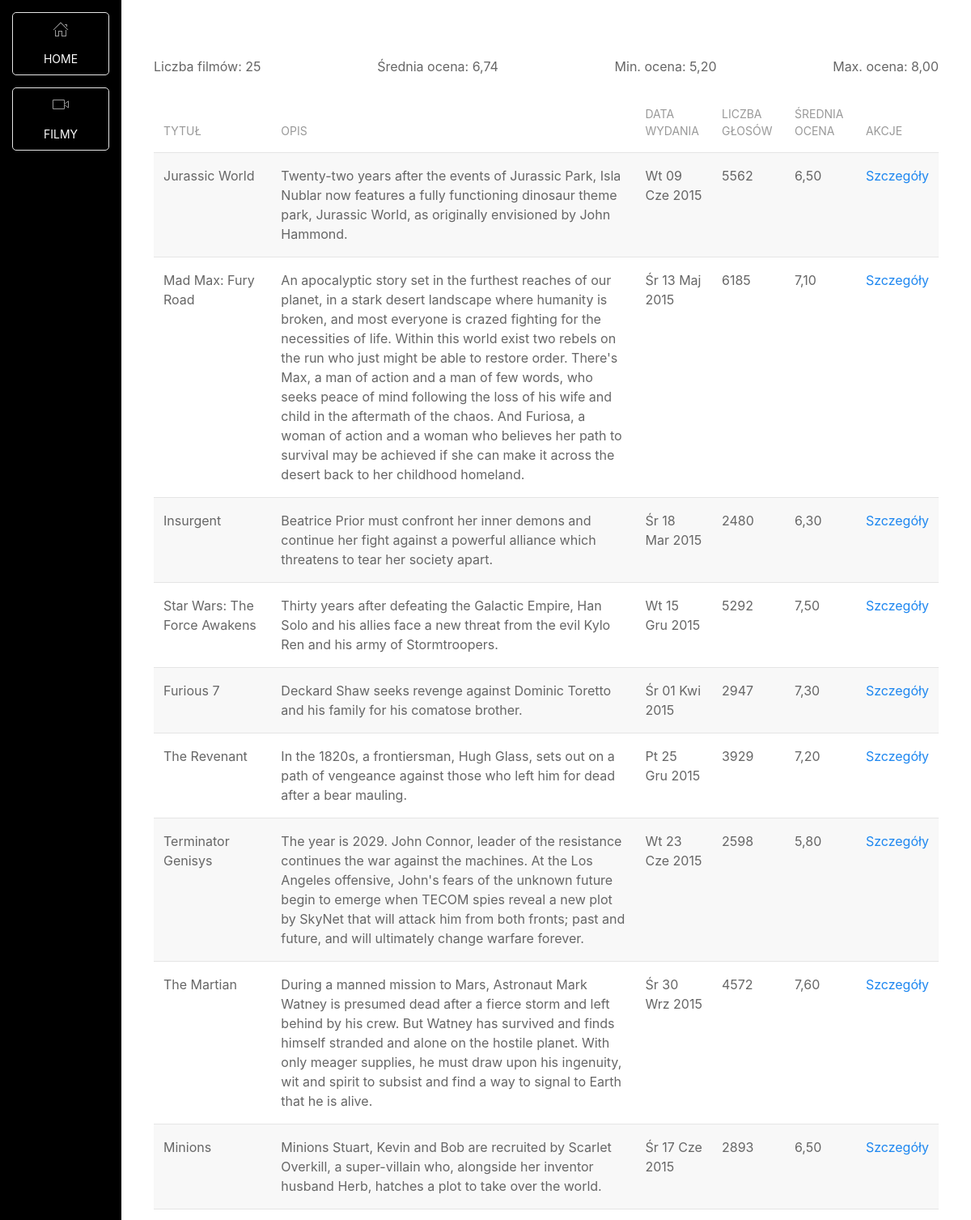
Page /movies/ (upper part) on the committed database.
### movie/models.py (models this page shows, shortened)
class Movie(models.Model):
    tmdb_id = models.CharField(max_length=255,
                               validators=[RegexValidator(r'tt\d{7}', message='Proszę podać poprawny TMDB ID')])
    original_title = models.CharField(max_length=1000, validators=[MinLengthValidator(3)])
    overview = models.TextField(validators=[MinLengthValidator(10)])
    popularity = models.DecimalField(max_digits=20, decimal_places=10, validators=[validate_even])
    release_date = models.DateField()
    vote_count = models.IntegerField(validators=[MinValueValidator(0)])
    vote_average = models.DecimalField(max_digits=5, decimal_places=2,
                                       validators=[MinValueValidator(0), MaxValueValidator(10)])

### movie/views.py (the view)
# urls.py: path('', views.all_movies, name='all_movies_url'),
def all_movies(request):
    found_movies = Movie.objects.all()
    found_movies_aggregation = found_movies.aggregate(Avg('vote_average'), Min('vote_average'), Max('vote_average'),
                                                      Count('id'))
    context = {
        'movies': found_movies,
        'aggregation_data': found_movies_aggregation
    }
    return render(request, 'movie/all_movies.html', context)

### movie/templates/movie/all_movies.html (shortened to what this page needs)
{% extends 'movie_base.html' %}
{% block page_content %}
    <div class="uk-flex uk-flex-between uk-margin-large-top">
        <div>Liczba filmów: {{ aggregation_data.id__count }}</div>
        <div>Średnia ocena: {{ aggregation_data.vote_average__avg|floatformat:2 }}</div>
        <div>Min. ocena: {{ aggregation_data.vote_average__min|floatformat:2 }}</div>
        <div>Max. ocena: {{ aggregation_data.vote_average__max|floatformat:2 }}</div>
    </div>
	<table class="uk-table uk-table-striped">
        <thead>
        <tr>
            <th>Tytuł</th>
            <th>Opis</th>
            <th>Data wydania</th>
            <th>Liczba głosów</th>
            <th>Średnia ocena</th>
            <th>Akcje</th>
        </tr>
        </thead>
        <tbody>
        {% for movie in movies %}
            <tr>
            <td>{{ movie.original_title|title }}</td>
            <td>{{ movie.overview }}</td>
            <td>{{ movie.release_date|date:'D d M Y' }}</td>
            <td>{{ movie.vote_count }}</td>
            <td>{{ movie.vote_average|floatformat:2 }}</td>
            <td>
                <a href="{% url 'movie_details_url' id=movie.id %}">Szczegóły</a>
            </td>
            </tr>
        {% endfor %}
        </tbody>
    </table>
{% endblock %}

### templates/movie_base.html (shortened to what this page needs)
{% load static %}
<!DOCTYPE html>
<html lang="en">
<head>
    <link rel="stylesheet" href="{% static 'css/uikit.min.css' %}">
    <link rel="stylesheet" href="{% static 'css/main.css' %}">
</head>
<body>
<div uk-height-viewport="offset-bottom:0" class="uk-flex">
    <div class="uk-width-small side-bar uk-flex uk-flex-column uk-padding-small gap-small">
        {% include 'menu_button.html' with url_name='all_movies_url' icon='home' name='Home' %}
        {% include 'menu_button.html' with url_name='all_movies_url' icon='video-camera' name='Filmy' %}
    </div>
    <div class="uk-width-expand">
        <div class="uk-container">
        {% block page_content %}{% endblock %}
        </div>
    </div>
</div>
</body>
</html>

### templates/menu_button.html
<div>
    <a class="uk-button uk-button-default uk-border-rounded uk-width-1-1"
        href="{% url url_name %}">
        <span class="uk-icon-link" uk-icon="{{ icon }}"></span>
        <div style="color: white">{{ name }}</div>
    </a>
</div>

### static/css/main.css (style rules this page uses)
html { height: 100%; }
body { height: 100%; }
.side-bar { background: black; color: white; }
.gap-small { gap: 15px; }

### rows in the picture
Movie: original_title "Jurassic World", overview "Twenty-two years after the events of Jurassic Park, Isla Nublar now features a fully functioning dinosaur theme park, Jurassic World, as originally envisioned by John Hammond.", release_date "Wt 09 Cze 2015", vote_count "5562", vote_average "6,50"
Movie: original_title "Mad Max: Fury Road", overview "An apocalyptic story set in the furthest reaches of our planet, in a stark desert landscape where humanity is broken, and most everyone is crazed fighting for the necessities of life. Within this world exist two rebels on the run who just might be able to restore order. There's Max, a man of action and a man of few words, who seeks peace of mind following the loss of his wife and child in the aftermath of the chaos. And Furiosa, a woman of action and a woman who believes her path to survival may be achieved if she can make it across the desert back to her childhood homeland.", release_date "Śr 13 Maj 2015", vote_count "6185", vote_average "7,10"
Movie: original_title "Insurgent", overview "Beatrice Prior must confront her inner demons and continue her fight against a powerful alliance which threatens to tear her society apart.", release_date "Śr 18 Mar 2015", vote_count "2480", vote_average "6,30"
Movie: original_title "Star Wars: The Force Awakens", overview "Thirty years after defeating the Galactic Empire, Han Solo and his allies face a new threat from the evil Kylo Ren and his army of Stormtroopers.", release_date "Wt 15 Gru 2015", vote_count "5292", vote_average "7,50"
Movie: original_title "Furious 7", overview "Deckard Shaw seeks revenge against Dominic Toretto and his family for his comatose brother.", release_date "Śr 01 Kwi 2015", vote_count "2947", vote_average "7,30"
Movie: original_title "The Revenant", overview "In the 1820s, a frontiersman, Hugh Glass, sets out on a path of vengeance against those who left him for dead after a bear mauling.", release_date "Pt 25 Gru 2015", vote_count "3929", vote_average "7,20"
Movie: original_title "Terminator Genisys", overview "The year is 2029. John Connor, leader of the resistance continues the war against the machines. At the Los Angeles offensive, John's fears of the unknown future begin to emerge when TECOM spies reveal a new plot by SkyNet that will attack him from both fronts; past and future, and will ultimately change warfare forever.", release_date "Wt 23 Cze 2015", vote_count "2598", vote_average "5,80"
Movie: original_title "The Martian", overview "During a manned mission to Mars, Astronaut Mark Watney is presumed dead after a fierce storm and left behind by his crew. But Watney has survived and finds himself stranded and alone on the hostile planet. With only meager supplies, he must draw upon his ingenuity, wit and spirit to subsist and find a way to signal to Earth that he is alive.", release_date "Śr 30 Wrz 2015", vote_count "4572", vote_average "7,60"
Movie: original_title "Minions", overview "Minions Stuart, Kevin and Bob are recruited by Scarlet Overkill, a super-villain who, alongside her inventor husband Herb, hatches a plot to take over the world.", release_date "Śr 17 Cze 2015", vote_count "2893", vote_average "6,50"

### other values in the picture
{{ name }} "HOME FILMY"
{{ aggregation_data.id__count }} "25"
{{ aggregation_data.vote_average__avg|floatformat:2 }} "6,74"
{{ aggregation_data.vote_average__min|floatformat:2 }} "5,20"
{{ aggregation_data.vote_average__max|floatformat:2 }} "8,00"
